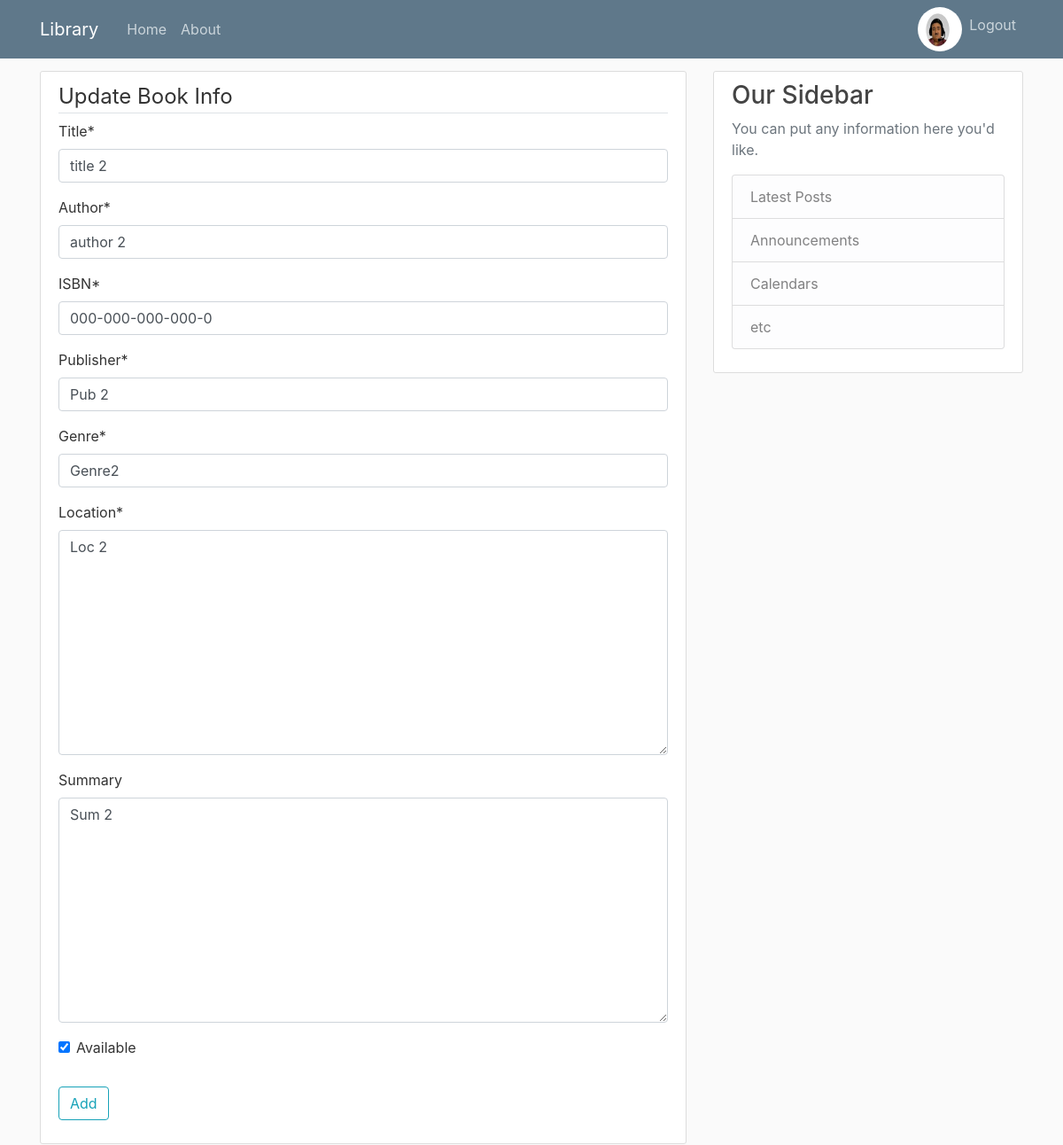
/library/book/6/update/ (signed in), run on the app's committed database.
### users/models.py (models this page shows, shortened)
class Profile(models.Model):
    user = models.OneToOneField(User, on_delete=models.CASCADE)
    image = models.ImageField(default='default.jpeg', upload_to='profile_pics')

### books/models.py (models this page shows, shortened)
class Book(models.Model):
    title = models.CharField(max_length=100)
    genre = models.CharField(max_length=50)
    author = models.CharField(max_length=100)
    date_added = models.DateTimeField(default=timezone.now)
    publisher = models.CharField(max_length=100)
    summary = models.TextField(blank=True)
    location = models.TextField()
    available = models.BooleanField(default=True)
    ISBN = models.CharField(max_length=17, default='000-000-000-000-0')

### books/views.py (the view)
# urls.py: path('book/<int:pk>/update/', views.BookUpdateView.as_view(), name='book-update'),
class BookUpdateView(LoginRequiredMixin, UserPassesTestMixin, UpdateView):
    model = Book
    fields = ['title', 'author', 'ISBN', 'publisher', 'genre', 'location', 'summary', 'available']
    template_name = 'books/book_update_form.html'
    context_object_name = 'form'
    def test_func(self):
        current_user= self.request.user
        if current_user.has_perm('books.change_book'):
            return True
        return False

### books/templates/books/book_update_form.html (shortened to what this page needs)
{% extends "books/base.html" %}
{% load crispy_forms_tags %}
{% block content %}
    <div class="content-section">
    <form method="POST">
        <fieldset class="form-group">
    <legend class="border-bottom" mb-4>
        Update Book Info
    </legend>
            {{ form|crispy }}
        </fieldset>
        <div class="form-group">
            <button class="btn btn-outline-info" type="submit">Add</button>
        </div>
    </form>
    </div>
{% endblock content %}

### books/templates/books/base.html (shortened to what this page needs)
{% load static %}
<!DOCTYPE html>
<html>
<head>
    <link rel="stylesheet" href="https://maxcdn.bootstrapcdn.com/bootstrap/4.0.0/css/bootstrap.min.css">
    <link rel="stylesheet" type="text/css" href="{% static 'books/main.css' %}">
</head>
<body>
    <header class="site-header">
      <nav class="navbar navbar-expand-md navbar-dark bg-steel fixed-top">
        <div class="container">
          <a class="navbar-brand mr-4" href="{% url 'books-home' %}">Library</a>
          <div class="collapse navbar-collapse" id="navbarToggle">
            <div class="navbar-nav mr-auto">
              <a class="nav-item nav-link" href="{% url 'books-home' %}">Home</a>
              <a class="nav-item nav-link" href="#">About</a>
            </div>
            <div class="navbar-nav">
              {% if user.is_authenticated %}
                  <div class="image-container">
                      <a href="{% url 'profile' %}">
                      <img class="rounded-circle article-image img-fluid img-pro"  src="{{ user.profile.image.url }}">
                    </a>
                  </div>
                  <a class="nav-item nav-link" href="{% url 'logout' %}">Logout</a>
              {% else %}
                  <a class="nav-item nav-link" href="{% url 'login' %}">Login</a>
                  <a class="nav-item nav-link" href="{% url 'register' %}">Register</a>
              {% endif %}
            </div>
          </div>
        </div>
      </nav>
    </header>
    <main role="main" class="container">
      <div class="row">
        <div class="col-md-8">
          {% block content %}{% endblock %}
        </div>
        <div class="col-md-4">
          <div class="content-section">
            <h3>Our Sidebar</h3>
            <p class='text-muted'>You can put any information here you'd like.
              <ul class="list-group">
                <li class="list-group-item list-group-item-light">Latest Posts</li>
                <li class="list-group-item list-group-item-light">Announcements</li>
                <li class="list-group-item list-group-item-light">Calendars</li>
                <li class="list-group-item list-group-item-light">etc</li>
              </ul>
            </p>
          </div>
        </div>
      </div>
    </main>
</body>
</html>

### books/static/books/main.css (style rules this page uses)
body { background: #fafafa; color: #333333; margin-top: 5rem; }
h1, h2, h3, h4, h5, h6 { color: #444444; }
ul { margin: 0; }
.bg-steel { background-color: #5f788a; }
.site-header .navbar-nav .nav-link { color: #cbd5db; }
.content-section { background: #ffffff; padding: 10px 20px; border: 1px solid #dddddd; border-radius: 3px; margin-bottom: 20px; }
.img-pro { width: 50px ; height: 50px; }
.image-container { height: 50px; width:50px; }

### data on the page
Book: title "title 2", author "author 2", ISBN "000-000-000-000-0", publisher "Pub 2", genre "Genre2", location "Loc 2", summary "Sum 2", available "☑"
